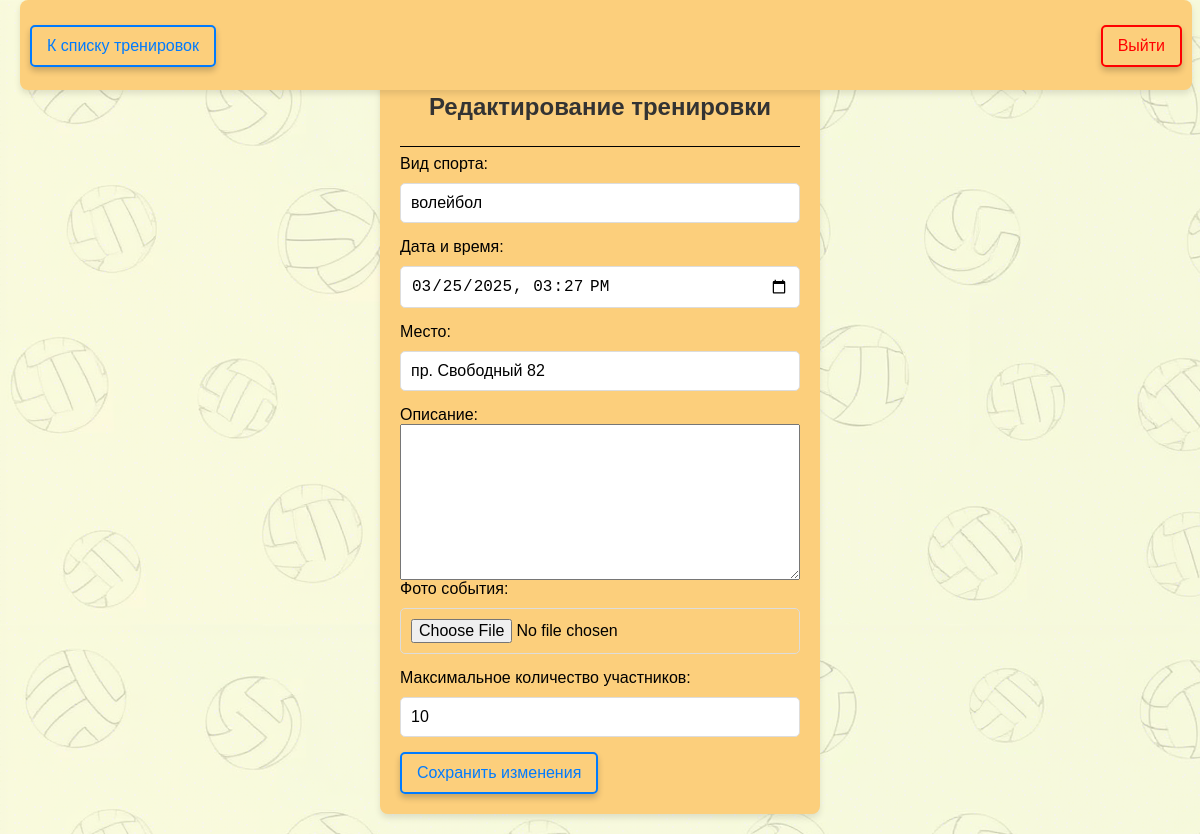
Page /training/9/edit/ (signed in) on the committed database.
### users/models.py (models this page shows, shortened)
class Training(models.Model):
    sport_type = models.CharField(max_length=100, verbose_name="Вид спорта")
    date = models.DateTimeField(verbose_name="Дата и время")
    location = models.CharField(max_length=255, verbose_name="Место")
    organizer = models.ForeignKey(User, on_delete=models.CASCADE, verbose_name="Организатор")
    description = models.TextField(blank=True, verbose_name="Описание")  # Описание тренировки
    image = models.ImageField(upload_to='training_images/', blank=True, null=True, verbose_name="Фото события")  # Фото
    max_participants = models.PositiveIntegerField(default=10, verbose_name="Максимальное количество участников")  # Лимит участников
    participants = models.ManyToManyField(User, related_name="trainings", blank=True)  # Записавшиеся

### users/views.py (the view)
# urls.py: path('training/<int:pk>/edit/', views.TrainingUpdateView.as_view(), name='training_edit'),
class TrainingUpdateView(LoginRequiredMixin, UpdateView):
    model = Training
    form_class = TrainingForm
    template_name = 'training_edit.html'
    success_url = reverse_lazy('training_list')
    def dispatch(self, request, *args, **kwargs):
        obj = self.get_object()
        if obj.organizer != request.user:
            raise PermissionDenied("Вы не можете редактировать эту тренировку")
        return super().dispatch(request, *args, **kwargs)

### users/forms.py
class TrainingForm(forms.ModelForm):
    class Meta:
        model = Training
        fields = ['sport_type', 'date', 'location', 'description', 'image', 'max_participants']
        widgets = {
            'date': forms.DateTimeInput(attrs={'type': 'datetime-local'}),
        }

### users/templates/training_edit.html (shortened to what this page needs)
{% load static %}
<!DOCTYPE html>
<html lang="ru">
<head>
    <link rel="stylesheet" href="{% static 'css/styles.css' %}">
</head>
<body>
    <header id="navbar">
        <a href="{% url 'training_list' %}" class="btn">К списку тренировок</a>
        <a href="{% url 'logout' %}" class="btn red logout-link">Выйти</a>
    </header>
    <div style="margin-top: 5%" class="form-container" id="form">
        <h2 class="auth-title">Редактирование тренировки</h2>
        <hr style="border: none; border-top: 1px solid #000;">
        <form method="POST" enctype="multipart/form-data" action="{% url 'training_edit' training.pk %}">
            <div class="auth-form">
                {{ form.sport_type.label_tag }}
                {{ form.sport_type }}
            </div>
            <div class="auth-form">
                {{ form.date.label_tag }}
                <input type="datetime-local" name="{{ form.date.name }}" value="{{ form.date.value|date:'Y-m-d\TH:i' }}">
            </div>
            <div class="auth-form">
                {{ form.location.label_tag }}
                {{ form.location }}
            </div>
            <div class="auth-form">
                {{ form.description.label_tag }}
                {{ form.description }}
            </div>
            <div class="auth-form">
                {{ form.image.label_tag }}
                {{ form.image }}
            </div>
            <div class="auth-form">
                {{ form.max_participants.label_tag }}
                {{ form.max_participants }}
            </div>
            <button type="submit" class="btn">Сохранить изменения</button>
        </form>
    </div>
</body>
</html>

### static/css/styles.css (style rules this page uses)
body { font-family: Arial, sans-serif; background-color: #e3f6ff; background-image: url('fon.png'); margin: 0; padding: 20px; }
header { width: 96%; height: 6.6%; top: 0; padding: 25px 10px 10px 10px; position: fixed; background-color: #fccf7c; border-radius: 8px; box-shadow: 0 4px 6px rgba(0, 0, 0, 0.1); transition: top 0.3s; }
.btn { display: inline-block; background-color: rgba(255, 255, 255, 0); color: #007bff; text-decoration: none; padding: 10px 15px; border: 2px solid #007bff; border-radius: 5px; font-size: medium; text-align: center; cursor: pointer; transition: all 0.3s ease-in-out; box-shadow: 0 4px 6px rgba(0, 0, 0, 0.2); }
.btn.red { color: #ff0000; border: 2px solid #ff0000; }
.btn.red.logout-link { float: right; }
.form-container { margin-top: 20px; padding: 20px 20px; background-color: #fccf7c; border-radius: 8px; max-width: 400px; margin-left: auto; margin-right: auto; box-shadow: 0 4px 6px rgba(0, 0, 0, 0.1); }
.auth-title { text-align: center; color: #333; margin-bottom: 25px; margin-top: -5px; }
.auth-form { display: flex; flex-direction: column; }
.auth-form input { padding: 10px; margin-top: 10px; margin-bottom: 15px; border: 1px solid #ddd; border-radius: 5px; font-size: 16px; }

### rows in the picture
Training: sport_type "волейбол", location "пр. Свободный 82", max_participants "10"
